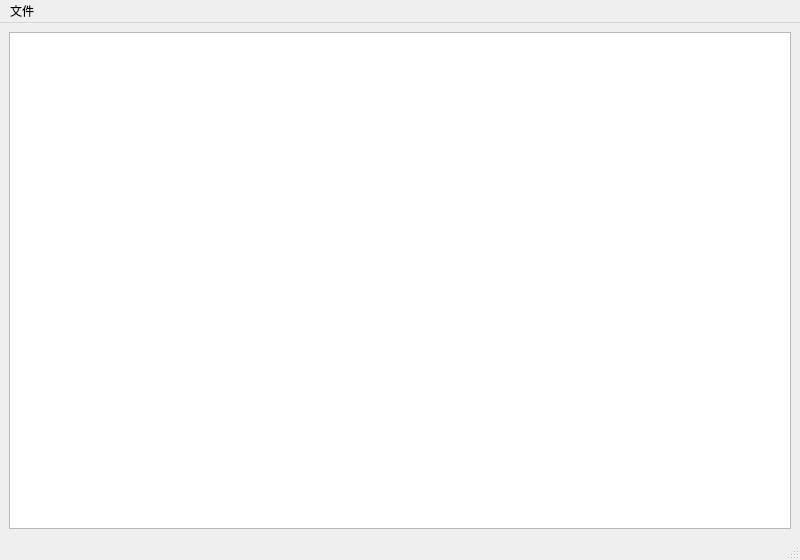
<?xml version="1.0" encoding="UTF-8"?>
<ui version="4.0">
 <class>MainWindow</class>
 <widget class="QMainWindow" name="MainWindow">
  <property name="geometry">
   <rect>
    <x>0</x>
    <y>0</y>
    <width>800</width>
    <height>560</height>
   </rect>
  </property>
  <property name="windowTitle">
   <string>UTF-8 文本编辑器</string>
  </property>
  <widget class="QWidget" name="centralwidget">
   <layout class="QVBoxLayout" name="verticalLayout">
    <item>
     <widget class="QPlainTextEdit" name="plainTextEdit" />
    </item>
   </layout>
  </widget>
  <action name="actionOpen">
   <property name="text">
    <string>打开 UTF-8 文本</string>
   </property>
   <property name="shortcut">
    <string>Ctrl+O</string>
   </property>
  </action>
  <action name="actionSave">
   <property name="text">
    <string>保存</string>
   </property>
   <property name="shortcut">
    <string>Ctrl+S</string>
   </property>
  </action>
  <action name="actionSaveAs">
   <property name="text">
    <string>另存为</string>
   </property>
   <property name="shortcut">
    <string>Ctrl+Shift+S</string>
   </property>
  </action>
  <widget class="QMenuBar" name="menubar">
   <widget class="QMenu" name="menuFile">
    <property name="title">
     <string>文件</string>
    </property>
    <addaction name="actionOpen" />
    <addaction name="actionSave" />
    <addaction name="actionSaveAs" />
   </widget>
   <addaction name="menuFile" />
  </widget>
  <widget class="QStatusBar" name="statusbar" />
 </widget>
 <resources />
 <connections />
</ui>
